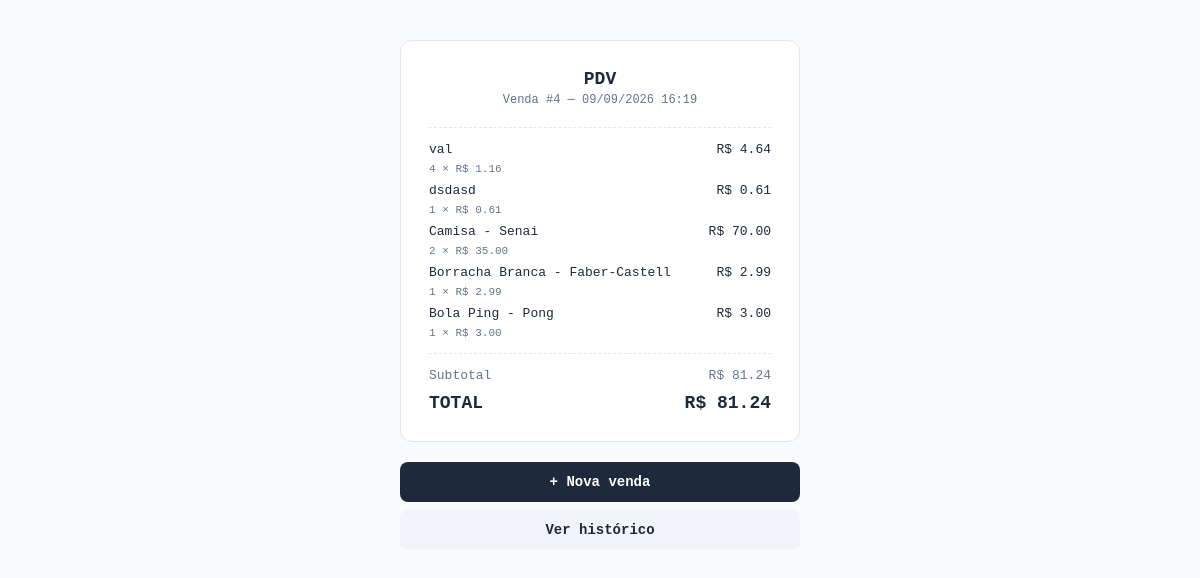
Page /pdv/venda/4 (signed in) on the committed database.
### app/models/venda.py (models this page shows, shortened)
class Venda(Base):
    __tablename__ = "vendas"
    id         = Column(Integer, primary_key=True, index=True)
    cliente_id = Column(
        Integer,
        ForeignKey("clientes.id", ondelete="SET NULL"),
        nullable=True
    )
    usuario_id = Column(
        Integer,
        ForeignKey("usuarios.id", ondelete="SET NULL"),
        nullable=True
    )
    desconto_percentual = Column(Float, nullable=False, default=0.0)
    total_bruto  = Column(Float, nullable=False, default=0.0)
    total_liquido = Column(Float, nullable=False, default=0.0)
    observacao = Column(String(255), nullable=True)
    criado_em = Column(DateTime, server_default=func.now())
    cliente = relationship("Cliente", back_populates="vendas")
    usuario = relationship("Usuario", backref="vendas")
    itens   = relationship(
        "ItemVenda",
        back_populates="venda",
        cascade="all, delete-orphan"  # deleta itens se a venda for deletada
    )

class ItemVenda(Base):
    __tablename__ = "itens_venda"
    id         = Column(Integer, primary_key=True, index=True)
    venda_id   = Column(
        Integer,
        ForeignKey("vendas.id", ondelete="CASCADE"),
        nullable=False
    )
    produto_id = Column(
        Integer,
        ForeignKey("produtos.id", ondelete="SET NULL"),
        nullable=True
    )
    produto_nome   = Column(String(150), nullable=False)
    quantidade     = Column(Integer, nullable=False)
    preco_unitario = Column(Float, nullable=False)   # preço no momento da venda
    venda   = relationship("Venda", back_populates="itens")
    produto = relationship("Produto", backref="itens_venda")

### app/controllers/pdv_controller.py (the view)
@router.get("/venda/{venda_id}")
def detalhe_venda(
    venda_id: int,
    request: Request,
    db: Session = Depends(get_db),
    usuario = Depends(get_usuario_logado)
):
    venda = db.query(Venda).filter(Venda.id == venda_id).first()
    if not venda:
        return RedirectResponse(url="/pdv", status_code=302)
    return templates.TemplateResponse(
        request,
        "pdv/comprovante.html",
        {"request": request, "usuario": usuario, "venda": venda}
    )

### app/templates/pdv/comprovante.html (shortened to what this page needs)
<!DOCTYPE html>
<html lang="pt-br">
<head>
</head>
<body>
    <div class="cupom">
        <div class="titulo">PDV</div>
        <div class="subtitulo">
            Venda #{{ venda.id }} —
            {{ venda.criado_em.strftime('%d/%m/%Y %H:%M') }}
        </div>
        <hr class="linha-sep">
        {% for item in venda.itens %}
        <div class="item-linha">
            <span>{{ item.produto_nome }}</span>
            <span>R$ {{ "%.2f"|format(item.subtotal) }}</span>
        </div>
        <div class="item-desc">
            {{ item.quantidade }} × R$ {{ "%.2f"|format(item.preco_unitario) }}
        </div>
        {% endfor %}
        <hr class="linha-sep">
        <div class="total-linha">
            <span>Subtotal</span>
            <span>R$ {{ "%.2f"|format(venda.total_bruto) }}</span>
        </div>
        <div class="total-final">
            <span>TOTAL</span>
            <span>R$ {{ "%.2f"|format(venda.total_liquido) }}</span>
        </div>
    </div>
    <a href="/pdv" class="btn btn-nova">+ Nova venda</a>
    <a href="/pdv/historico" class="btn btn-hist">Ver histórico</a>
</body>
</html>

### app/templates/pdv/comprovante.html (style rules this page uses)
body { font-family: 'Courier New', monospace; max-width: 400px; margin: 40px auto; background: #f8fafc; color: #1e293b; }
.cupom { background: #fff; border: 1px solid #e2e8f0; border-radius: 12px; padding: 28px; }
.titulo { text-align: center; font-weight: 700; font-size: 18px; margin-bottom: 4px; }
.subtitulo { text-align: center; color: #64748b; font-size: 12px; margin-bottom: 20px; }
.linha-sep { border: none; border-top: 1px dashed #e2e8f0; margin: 14px 0; }
.item-linha { display: flex; justify-content: space-between; font-size: 13px; margin-bottom: 6px; }
.item-desc { color: #64748b; font-size: 11px; margin-bottom: 8px; }
.total-linha { display: flex; justify-content: space-between; font-size: 13px; margin-bottom: 6px; color: #64748b; }
.total-final { display: flex; justify-content: space-between; font-size: 18px; font-weight: 800; margin-top: 10px; }
.btn { display: block; text-align: center; margin-top: 20px; padding: 12px; border-radius: 8px; font-weight: 700; font-size: 14px; text-decoration: none; }
.btn-nova { background: #1e293b; color: #fff; }
.btn-hist { background: #f1f5f9; color: #1e293b; margin-top: 8px; }

### rows in the picture
Venda: id "4", criado_em "09/09/2026 16:19", total_bruto "81.24", total_liquido "81.24"
ItemVenda: produto_nome "val", subtotal "4.64", quantidade "4", preco_unitario "1.16"
ItemVenda: produto_nome "dsdasd", subtotal "0.61", quantidade "1", preco_unitario "0.61"
ItemVenda: produto_nome "Camisa - Senai", subtotal "70.00", quantidade "2", preco_unitario "35.00"
ItemVenda: produto_nome "Borracha Branca - Faber-Castell", subtotal "2.99", quantidade "1", preco_unitario "2.99"
ItemVenda: produto_nome "Bola Ping - Pong", subtotal "3.00", quantidade "1", preco_unitario "3.00"
